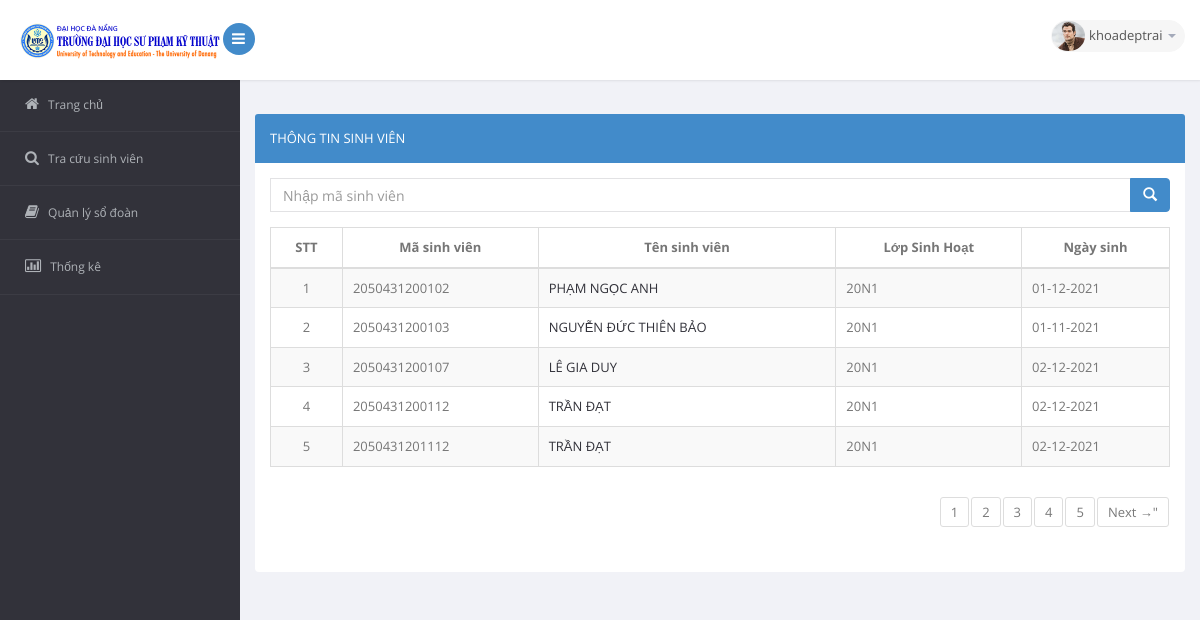
Before: /tracuusinhvien/index.php (signed in) with the older database file.
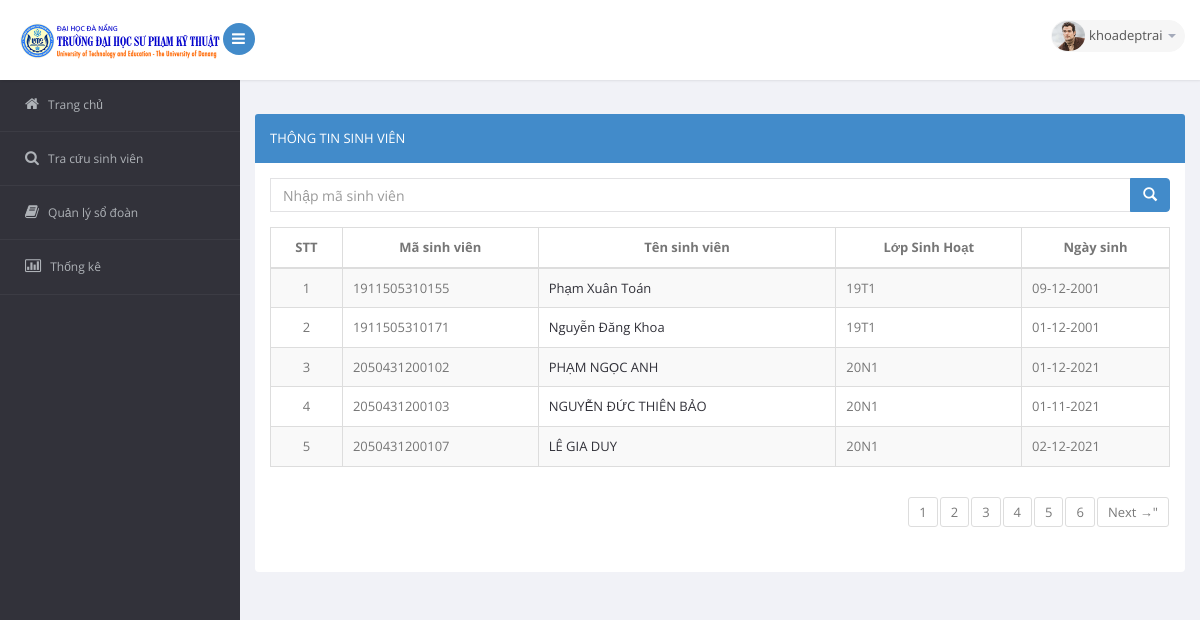
After: the same page with the newer database file.
### tables this page shows
CREATE TABLE `sinhvien` (
  `idsv` int(11) NOT NULL,
  `masv` varchar(20) NOT NULL,
  `tensv` varchar(200) NOT NULL,
  `lopSH` varchar(10) NOT NULL,
  `ngaysinh` date NOT NULL
);

### model/SinhVien.php (called while the page is built, shortened)
<?php
function get_sinhvien($from, $sotin1trang) {
    global $db;
    $query = 'SELECT * FROM sinhvien LIMIT '.$from.','.$sotin1trang;
    $statement = $db->prepare($query);
    $statement->execute();
    $list_sv = $statement->fetchAll();
    return $list_sv;
}
function get_Intsinhvien() {
    global $db;
    $query = 'SELECT * FROM sinhvien';
    $statement = $db->prepare($query);
    $statement->execute();
    $list_sv = $statement->fetchAll();
    $sl = sizeof($list_sv);
    return $sl;
}
?>

### tracuusinhvien/danhsachsv.php (the view, shortened to what this page needs)
<section id="main-content">
    <section class="wrapper">
        <div class="row">
            <div class="col-sm-12">
                <section class="panel panel-primary">
                    <header class="panel-heading">
                        Thông tin sinh viên
                    </header>
                    <div class="panel-body">
                        <form action="index.php" method="get">
                            <div class="input-group m-bot15">
                                <input type="text" name="findid" class="form-control" placeholder="Nhập mã sinh viên">
                                <span class="input-group-btn">
                                    <button class="btn btn-primary" type="submit"><i class="glyphicon glyphicon-search"></i></button>
                                </span>
                            </div>
                        </form>
                        <section id="unseen">
                            <table class="table table-bordered table-striped table-condensed">
                                <thead>
                                    <tr>
                                        <th>STT</th>
                                        <th>Mã sinh viên</th>
                                        <th>Tên sinh viên</th>
                                        <th>Lớp Sinh Hoạt</th>
                                        <th>Ngày sinh</th>
                                    </tr>
                                </thead>
                                <tbody>
                                    <?php $i = $batdau + 1; ?>
                                    <?php foreach ($list_sv as $sv) : ?>
                                        <tr>
                                            <td><?php echo $i ?></td>
                                            <td><?php echo $sv['masv']; ?></td>
                                            <td>
                                                <a href="?action=view_sv&amp;findid=<?php echo $sv['idsv']; ?>">
                                                    <?php echo htmlspecialchars($sv['tensv']); ?>
                                                </a>
                                            </td>
                                            <td><?php echo $sv['lopSH']; ?></td>
                                            <td><?php echo date('d-m-Y',strtotime($sv['ngaysinh'])); ?></td>
                                            <?php $i = $i + 1; ?>
                                        </tr>
                                    <?php endforeach; ?>
                                </tbody>
                            </table>
                            <div class="dataTables_paginate paging_bootstrap pagination">
                                <ul>
                                    <?php
                                    for ($t = 1; $t <= $sotrang; $t++) {
                                        echo '<li><a href="index.php?page=' . $t . '">' . $t . '</a></li>';
                                    }
                                    if ($_GET['page'] < $sotrang) {
                                        echo '<li class="next"><a href="index.php?page=' . ($_GET['page'] + 1) . '">Next →"</a></li>';
                                    }
                                    ?>
                                </ul>
                            </div>
                        </section>
                    </div>
                </section>
            </div>
        </div>
    </section>

Changed rows visible on the page:
no longer on this page (row unchanged): sinhvien: masv "2050431200112", tensv "TRẦN ĐẠT", lopSH "20N1", ngaysinh "02-12-2021"
no longer on this page (row unchanged): sinhvien: masv "2050431201112", tensv "TRẦN ĐẠT", lopSH "20N1", ngaysinh "02-12-2021"
added sinhvien: masv "1911505310155", tensv "Phạm Xuân Toán", lopSH "19T1", ngaysinh "09-12-2001"
added sinhvien: masv "1911505310171", tensv "Nguyễn Đăng Khoa", lopSH "19T1", ngaysinh "01-12-2001"
Other visible differences:
new list line: "6"
